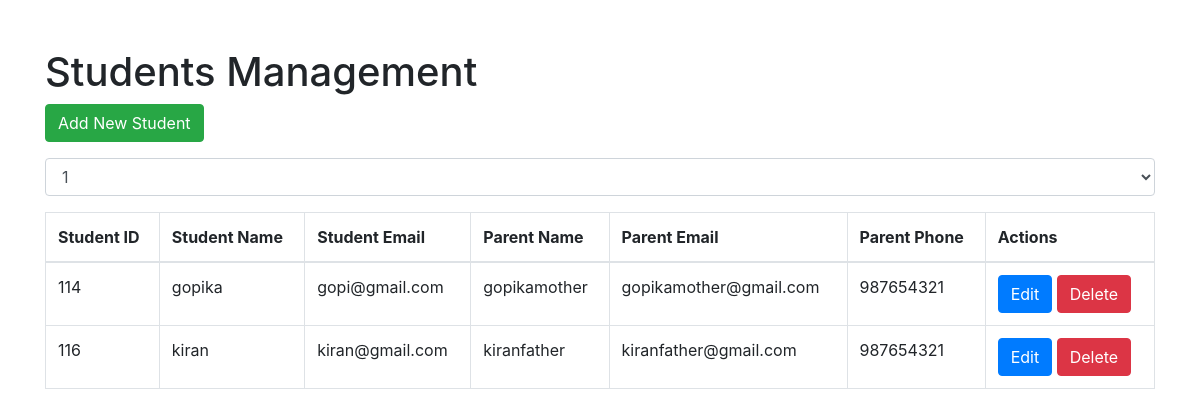
The page /admin/user-account.php?class_id=16 on the database its author committed.
### tables this page shows
CREATE TABLE `parents` (
  `id` int(11) NOT NULL,
  `type` varchar(50) NOT NULL,
  `parent_name` varchar(100) NOT NULL,
  `parent_email` varchar(100) NOT NULL,
  `parent_phone` varchar(15) DEFAULT NULL,
  `password` text NOT NULL,
  `child_id` int(11) DEFAULT NULL
);

CREATE TABLE `accounts` (
  `id` int(11) NOT NULL,
  `type` varchar(50) NOT NULL,
  `email` varchar(50) NOT NULL,
  `password` text NOT NULL,
  `name` text NOT NULL,
  `class_id` int(11) DEFAULT NULL,
  `phone` varchar(15) NOT NULL
);

### admin/user-account.php (the view, shortened to what this page needs)
<?php
include('../includes/config.php');
$classes_sql = "SELECT * FROM classes";
$classes_query = mysqli_query($db_conn, $classes_sql);
$selected_class_id = isset($_GET['class_id']) ? (int)$_GET['class_id'] : 0;
$students_sql = "SELECT a.id AS student_id, a.name AS student_name, a.email AS student_email,
                        p.parent_name, p.parent_email, p.parent_phone
                 FROM accounts a
                 LEFT JOIN parents p ON p.child_id = a.id
                 WHERE a.type = 'student' AND a.class_id = $selected_class_id
                 ORDER BY a.name";
$students_query = mysqli_query($db_conn, $students_sql);
?>
<!DOCTYPE html>
<html lang="en">
<head>
    <link href="https://stackpath.bootstrapcdn.com/bootstrap/4.5.2/css/bootstrap.min.css" rel="stylesheet">
</head>
<body>
    <div class="container mt-5">
        <h1>Students Management</h1>
        <button class="btn btn-success mb-3" data-toggle="modal" data-target="#addStudentModal">Add New Student</button>
        <form method="GET" action="">
            <select name="class_id" class="form-control" onchange="this.form.submit()">
                <?php while ($class = mysqli_fetch_assoc($classes_query)): ?>
                    <option value="<?php echo $class['id']; ?>" <?php echo $class['id'] == $selected_class_id ? 'selected' : ''; ?>>
                        <?php echo htmlspecialchars($class['title']); ?>
                    </option>
                <?php endwhile; ?>
            </select>
        </form>
        <?php if ($selected_class_id > 0): ?>
            <table class="table table-bordered mt-3">
                <thead>
                    <tr>
                        <th>Student ID</th>
                        <th>Student Name</th>
                        <th>Student Email</th>
                        <th>Parent Name</th>
                        <th>Parent Email</th>
                        <th>Parent Phone</th>
                        <th>Actions</th>
                    </tr>
                </thead>
                <tbody>
                    <?php while ($student = mysqli_fetch_assoc($students_query)): ?>
                        <tr>
                            <td><?php echo htmlspecialchars($student['student_id']); ?></td>
                            <td><?php echo htmlspecialchars($student['student_name']); ?></td>
                            <td><?php echo htmlspecialchars($student['student_email']); ?></td>
                            <td><?php echo htmlspecialchars($student['parent_name']); ?></td>
                            <td><?php echo htmlspecialchars($student['parent_email']); ?></td>
                            <td><?php echo htmlspecialchars($student['parent_phone']); ?></td>
                            <td>
                                <button class="btn btn-primary" data-toggle="modal" data-target="#editStudentModal"
                                        onclick="editStudent(<?php echo $student['student_id']; ?>,
                                                             '<?php echo addslashes($student['student_name']); ?>',
                                                             '<?php echo addslashes($student['student_email']); ?>',
                                                             '<?php echo addslashes($student['parent_name']); ?>',
                                                             '<?php echo addslashes($student['parent_email']); ?>',
                                                             '<?php echo addslashes($student['parent_phone']); ?>')">Edit</button>
                                <a href="?delete_id=<?php echo $student['student_id']; ?>" class="btn btn-danger">Delete</a>
                            </td>
                        </tr>
                    <?php endwhile; ?>
                </tbody>
            </table>
        <?php endif; ?>
    </div>
</body>
</html>

### rows shown on the page
parents: child "114", child.name "gopika", child.email "gopi@gmail.com", parent_name "gopikamother", parent_email "gopikamother@gmail.com", parent_phone "987654321"
parents: child "116", child.name "kiran", child.email "kiran@gmail.com", parent_name "kiranfather", parent_email "kiranfather@gmail.com", parent_phone "987654321"

### other values the page prints
form field class_id "1"
